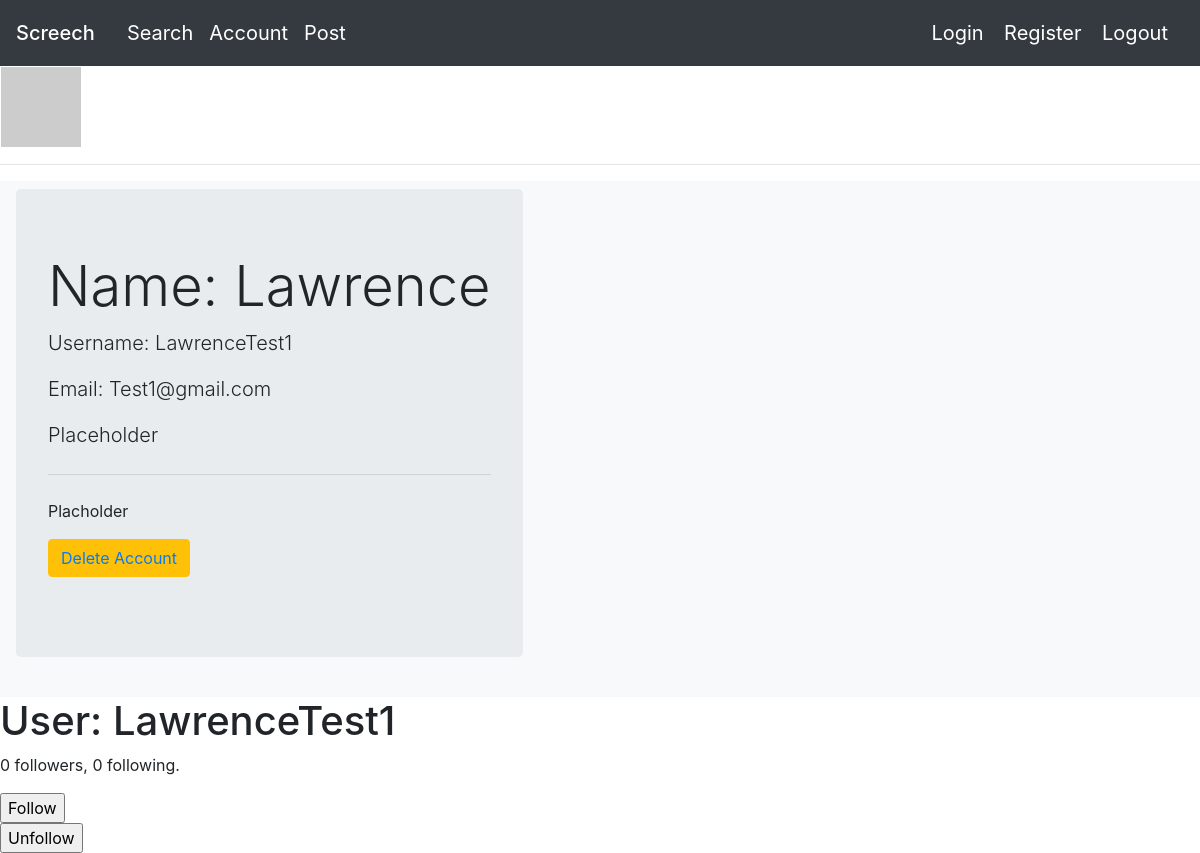
Page /account (signed in) on the committed database.
### app/models.py (models this page shows, shortened)
class User(db.Model, UserMixin):
    id = db.Column(db.Integer, primary_key = True)
    username = db.Column(db.String(15))
    name = db.Column(db.String(15))
    password = db.Column(db.String(200))
    email = db.Column(db.String(32), unique = True)
    followed = db.relationship(
        'User', secondary=followers,
        primaryjoin=(followers.c.follower_id == id),
        secondaryjoin=(followers.c.followed_id == id),
        backref=db.backref('followers', lazy='dynamic'), lazy='dynamic')
    def avatar(self, size):
        digest = md5(self.email.lower().encode('utf-8')).hexdigest()
        return 'https://www.gravatar.com/avatar/{}?d=identicon&s={}'.format(
            digest, size)

### app/routes.py (the view)
@myapp_obj.route('/account')
def account():
    if current_user.is_authenticated is False:
        flash('Account cannot be accessed because User is not logged in')
        return redirect('/')
    user = current_user
    form = EmptyForm()
    print(user.name)
    return render_template("profile.html", user=user, form=form)

### app/forms.py
class EmptyForm(FlaskForm):
    submit = SubmitField('Submit')

### app/models.py (called while the page is built)
@login.user_loader
def load_user(id):
    return User.query.get(int(id))

### app/templates/profile.html (shortened to what this page needs)
{% extends "base.html" %}
{% block mycontent %}
<table>
  <tr valign="top">
      <td><img src="{{ user.avatar(128) }}"></td>
  </tr>
</table>
<hr>
<nav class="navbar navbar-expand-lg navbar-light bg-light">
    <div class="jumbotron">
        <h1 class="display-4">Name: {{ user.name }}</h1>
        <p class="lead">Username: {{ user.username }}</p>
        <p class="lead">Email: {{ user.email }}</p>
        <p class="lead">Placeholder</p>
        <hr class="my-4">
        <p>Placholder</p>
        <p class="lead">
          <a href="/delete"><button type="button" class="btn btn-warning">
            Delete Account
          </a></button>
        </p>
    </div>
</nav>
<h1>User: {{ user.username }}</h1>
        <p>{{ user.followers.count() }} followers, {{ user.followed.count() }} following.</p>
        <form action="{{ url_for('follow', username=user.username) }}" method="post">
          {{ form.submit(value='Follow') }}
        </form>
        <form action="{{ url_for('unfollow', username=user.username) }}" method="post">
          {{ form.submit(value='Unfollow') }}
      </form>
{% endblock %}

### rows in the picture
User: name "Lawrence", username "LawrenceTest1", email "Test1@gmail.com"

### other values in the picture
{{ user.followers.count() }} "0"
{{ user.followed.count() }} "0"
